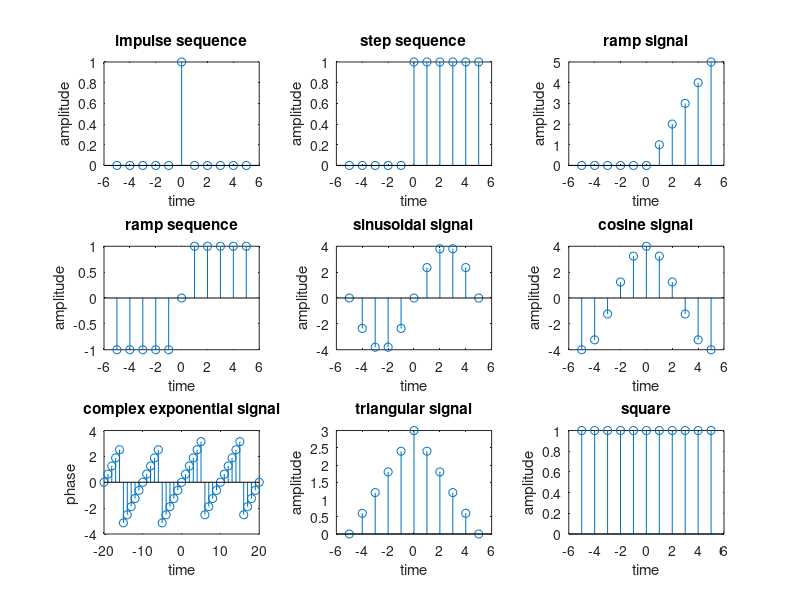

This figure's MATLAB source:
clear;
% Generate a unit impulse sequence
N=input("Enter the length");
n1=(-N:1:N);
y1=zeros(1,length(n1));
a=(length(n1)+1)/2;
y1(a)=1;
subplot(3,3,1);
stem(n1,y1);
xlabel("time");
ylabel("amplitude");
title("impulse sequence");
% Generate a unit step sequence
y2 = zeros(1, length(n1));
y2(a:end) = 1;
subplot(3,3,2);
stem(n1, y2);
xlabel("time");
ylabel("amplitude");
title("step sequence");
%Generate a unit ramp signal
y3 = zeros(1, length(n1)); % Corrected the typo from 'zeroes' to 'zeros'
y3(a:end) = n1(a:end); % or y3=y2.*n1;
subplot(3,3,3);
stem(n1, y3);
xlabel("time");
ylabel("amplitude");
title("ramp signal");
%Generate a signum sequence
y5= sign(n1);
subplot(3,3,4);
stem(n1,y5);
xlabel("time");
ylabel("amplitude");
title("ramp sequence");
%Generate a sinusoidal discrete signal
y4 = 4*sin(((2*pi)/10)*n1); % Corrected 'Sin' to 'sin'
subplot(3,3,5);
stem(n1, y4);
xlabel("time");
ylabel("amplitude");
title("sinusoidal signal");
% Generate a cosine discrete signal
y7 = 4*cos(((2*pi)/10)*n1);
subplot(3,3,6);
stem(n1, y7);
xlabel("time");
ylabel("amplitude");
title("cosine signal");
% Generate a complex exponential discrete signal
%y8=y7+1j*y4;
n2= -20:20;
y8=exp(1j*((2*pi)/10)*n2);
subplot(3,3,7);
stem(n2, angle(y8));
xlabel("time");
ylabel("phase ");
title("complex exponential signal");
% Generate a triangular signal
y6 = 3.*(1-abs(n1/N)); % Create a triangular waveform
subplot(3,3,8);
stem(n1, y6);
xlabel("time");
ylabel("amplitude");
title("triangular signal");
% Generate a rectangular discrete time signal
y9 = (n1>=-N) & (n1<=N);
subplot(3,3,9);
stem(n1,y9);
xlabel("time");
ylabel("amplitude");
title("square");
